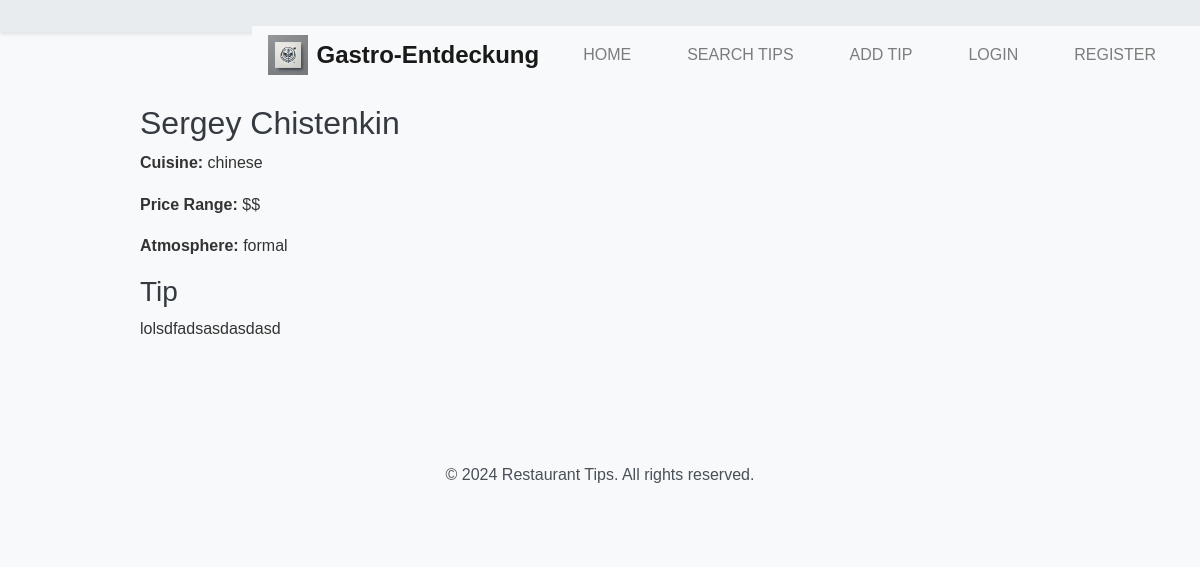
The page /restaurant/1 on the database its author committed.
### models.py (models this page shows)
class Tip(db.Model):
    id = db.Column(db.Integer, primary_key=True)
    name = db.Column(db.String(100), nullable=False)
    cuisine = db.Column(db.String(50), nullable=False)
    price_range = db.Column(db.String(20), nullable=False)
    atmosphere = db.Column(db.String(50), nullable=False)
    tip_content = db.Column(db.String(500), nullable=False)
    country = db.Column(db.String(100), nullable=False)
    city = db.Column(db.String(100), nullable=False)
    user_id = db.Column(db.Integer, db.ForeignKey('user.id'), nullable=False)

### app.py (the view)
@app.route('/restaurant/<int:id>')
def restaurant(id):
    try:
        tip = Tip.query.get_or_404(id)
        return render_template('restaurant.html', tip=tip)
    except Exception as e:
        logging.error(f"Error retrieving restaurant tip: {e}")
        flash('An error occurred while retrieving the restaurant tip. Please try again.', 'danger')
        return redirect(url_for('index'))

### templates/restaurant.html (shortened to what this page needs)
{% extends "base.html" %}
{% block content %}
    <section class="restaurant-tip">
        <h2>{{ tip.name }}</h2>
        <p><strong>Cuisine:</strong> {{ tip.cuisine }}</p>
        <p><strong>Price Range:</strong> {{ tip.price_range }}</p>
        <p><strong>Atmosphere:</strong> {{ tip.atmosphere }}</p>
        <h3>Tip</h3>
        <p>{{ tip.tip_content }}</p>
    </section>
{% endblock %}

### static/style.css (style rules this page uses)
body { font-family: Arial, sans-serif; line-height: 1.6; margin: 0; padding: 0; background-color: #f8f9fa; color: #333; font-size: 16px; }
h1, h2, h3 { color: #343a40; }

### rows shown on the page
Tip: name "Sergey Chistenkin", cuisine "chinese", price_range "$$", atmosphere "formal", tip_content "lolsdfadsasdasdasd"
